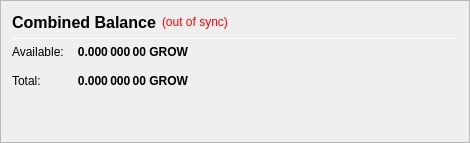
                   <widget class="QFrame" name="frame_CombinedBalances">
                    <property name="minimumSize">
                     <size>
                      <width>470</width>
                      <height>0</height>
                     </size>
                    </property>
                    <property name="frameShape">
                     <enum>QFrame::StyledPanel</enum>
                    </property>
                    <property name="frameShadow">
                     <enum>QFrame::Raised</enum>
                    </property>
                    <layout class="QVBoxLayout" name="verticalLayout_5">
                     <item>
                      <layout class="QHBoxLayout" name="horizontalLayout_5" stretch="0,0,0">
                       <item>
                        <widget class="QLabel" name="label_5z">
                         <property name="minimumSize">
                          <size>
                           <width>0</width>
                           <height>20</height>
                          </size>
                         </property>
                         <property name="font">
                          <font>
                           <pointsize>12</pointsize>
                           <weight>75</weight>
                           <bold>true</bold>
                          </font>
                         </property>
                         <property name="toolTip">
                          <string>Combined Balance (including unconfirmed and immature coins)</string>
                         </property>
                         <property name="text">
                          <string>Combined Balance</string>
                         </property>
                        </widget>
                       </item>
                       <item>
                        <widget class="QLabel" name="labelWalletStatus">
                         <property name="cursor">
                          <cursorShape>WhatsThisCursor</cursorShape>
                         </property>
                         <property name="toolTip">
                          <string>The displayed information may be out of date. Your wallet automatically synchronizes with the GROW network after a connection is established, but this process has not completed yet.</string>
                         </property>
                         <property name="styleSheet">
                          <string notr="true">QLabel { color: red; }</string>
                         </property>
                         <property name="text">
                          <string notr="true">(out of sync)</string>
                         </property>
                         <property name="alignment">
                          <set>Qt::AlignLeading|Qt::AlignLeft|Qt::AlignVCenter</set>
                         </property>
                        </widget>
                       </item>
                       <item>
                        <spacer name="horizontalSpacer_1">
                         <property name="orientation">
                          <enum>Qt::Horizontal</enum>
                         </property>
                         <property name="sizeHint" stdset="0">
                          <size>
                           <width>40</width>
                           <height>20</height>
                          </size>
                         </property>
                        </spacer>
                       </item>
                      </layout>
                     </item>
                     <item>
                      <widget class="Line" name="line_CombinedBalance">
                       <property name="minimumSize">
                        <size>
                         <width>0</width>
                         <height>1</height>
                        </size>
                       </property>
                       <property name="maximumSize">
                        <size>
                         <width>16777215</width>
                         <height>1</height>
                        </size>
                       </property>
                       <property name="orientation">
                        <enum>Qt::Horizontal</enum>
                       </property>
                      </widget>
                     </item>
                     <item>
                      <layout class="QGridLayout" name="gridLayout_3">
                       <property name="spacing">
                        <number>12</number>
                       </property>
                       <item row="1" column="0">
                        <widget class="QLabel" name="labelBalanceTextz">
                         <property name="text">
                          <string>Available:</string>
                         </property>
                        </widget>
                       </item>
                       <item row="1" column="1">
                        <widget class="QLabel" name="labelBalancez">
                         <property name="font">
                          <font>
                           <weight>75</weight>
                           <bold>true</bold>
                          </font>
                         </property>
                         <property name="cursor">
                          <cursorShape>IBeamCursor</cursorShape>
                         </property>
                         <property name="toolTip">
                          <string>Your current spendable balance</string>
                         </property>
                         <property name="text">
                          <string notr="true">0.000 000 00 GROW</string>
                         </property>
                         <property name="alignment">
                          <set>Qt::AlignRight|Qt::AlignTrailing|Qt::AlignVCenter</set>
                         </property>
                         <property name="textInteractionFlags">
                          <set>Qt::LinksAccessibleByMouse|Qt::TextSelectableByKeyboard|Qt::TextSelectableByMouse</set>
                         </property>
                        </widget>
                       </item>
                       <item row="2" column="0">
                        <widget class="QLabel" name="labelTotalTextz">
                         <property name="text">
                          <string>Total:</string>
                         </property>
                        </widget>
                       </item>
                       <item row="2" column="1">
                        <widget class="QLabel" name="labelTotalz">
                         <property name="font">
                          <font>
                           <weight>75</weight>
                           <bold>true</bold>
                          </font>
                         </property>
                         <property name="cursor">
                          <cursorShape>IBeamCursor</cursorShape>
                         </property>
                         <property name="toolTip">
                          <string>Total Balance, including all unavailable coins.</string>
                         </property>
                         <property name="text">
                          <string notr="true">0.000 000 00 GROW</string>
                         </property>
                         <property name="alignment">
                          <set>Qt::AlignRight|Qt::AlignTrailing|Qt::AlignVCenter</set>
                         </property>
                         <property name="textInteractionFlags">
                          <set>Qt::LinksAccessibleByMouse|Qt::TextSelectableByKeyboard|Qt::TextSelectableByMouse</set>
                         </property>
                        </widget>
                       </item>
                       <item row="2" column="3">
                        <spacer name="horizontalSpacer_2">
                         <property name="orientation">
                          <enum>Qt::Horizontal</enum>
                         </property>
                         <property name="sizeHint" stdset="0">
                          <size>
                           <width>40</width>
                           <height>20</height>
                          </size>
                         </property>
                        </spacer>
                       </item>
                      </layout>
                     </item>
                     <item>
                      <spacer name="verticalSpacer_1">
                       <property name="orientation">
                        <enum>Qt::Vertical</enum>
                       </property>
                       <property name="sizeHint" stdset="0">
                        <size>
                         <width>20</width>
                         <height>40</height>
                        </size>
                       </property>
                      </spacer>
                     </item>
                    </layout>
                   </widget>
